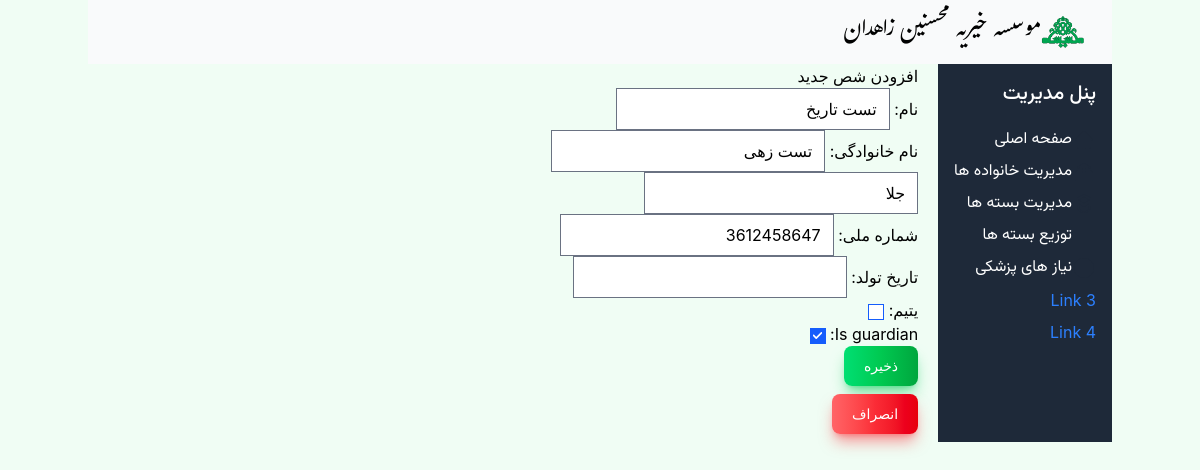
The page /families/2/members/1/edit/ on the database its author committed.
### Mohsenin/models.py (models this page shows, shortened)
class Person(models.Model):
    family = models.ForeignKey(Family, related_name='members', on_delete=models.CASCADE)
    first_name = models.CharField('نام',max_length=50)
    last_name = models.CharField('نام خانوادگی',max_length=50)
    father_name = models.CharField('', max_length=50)
    national_id = models.CharField('شماره ملی', max_length=10)
    birth_date = models.DateField('تاریخ تولد') #TODO: USE django-jalali
    is_orphan = models.BooleanField('یتیم')
    is_guardian = models.BooleanField(default=False)

### Mohsenin/views.py (the view)
# urls.py: path('families/<int:family_id>/members/<int:pk>/edit/', views.PersonUpdateView.as_view(), name='person_edit'),
class PersonUpdateView(UpdateView):
    model = Person
    form_class = NewPersonForm
    context_object_name = "person"
    template_name = 'Person/person_form.html'
    success_url = reverse_lazy('person_list')
    def get_initial(self):
        initial = super().get_initial()
        instance = self.get_object()
        if instance.birth_date:
            gregorian_date = instance.birth_date
            jalali_date = jdatetime.date.fromgregorian(
                year=gregorian_date.year,
                month=gregorian_date.month,
                day=gregorian_date.day
            )
            initial['birth_date'] = jalali_date
        return initial
    def get_context_data(self, **kwargs):
        context = super().get_context_data(**kwargs)
        family_id = self.kwargs.get('family_id')  # Assuming you're passing 'family_id' in the URL
        context['family'] = get_object_or_404(Family, id=family_id)
        return context

### Mohsenin/forms.py
class NewPersonForm(forms.ModelForm):
    class Meta:
        model = Person
        fields = ["first_name", "last_name", "father_name", "national_id", "birth_date", "is_orphan", "is_guardian"]

### Mohsenin/templates/Person/person_form.html (shortened to what this page needs)
{% extends "base.html" %}
{% block content %}
<h2>{% if dist %}ویرایش شخص{% else %}افزودن شص جدید{% endif %}</h2>
<form method="post">
    {{ form.as_p }}
    <button type="submit" class="text-white bg-gradient-to-r from-green-400 via-green-500 to-green-600 hover:bg-gradient-to-br focus:ring-4 focus:outline-none focus:ring-green-300 dark:focus:ring-green-800 shadow-lg shadow-green-500/50 dark:shadow-lg dark:shadow-green-800/80 font-medium rounded-lg text-sm px-5 py-2.5 text-center me-2 mb-2">ذخیره</button>
</form>
<a href="{% url 'person_list' family.pk %}"><button class="text-white bg-gradient-to-r from-red-400 via-red-500 to-red-600 hover:bg-gradient-to-br focus:ring-4 focus:outline-none focus:ring-red-300 dark:focus:ring-red-800 shadow-lg shadow-red-500/50 dark:shadow-lg dark:shadow-red-800/80 font-medium rounded-lg text-sm px-5 py-2.5 text-center me-2 mb-2">انصراف</button></a>
{% endblock %}

### rows shown on the page
Person: first_name "تست تاریخ", last_name "تست زهی", father_name "جلا", national_id "3612458647", is_guardian "☑"
